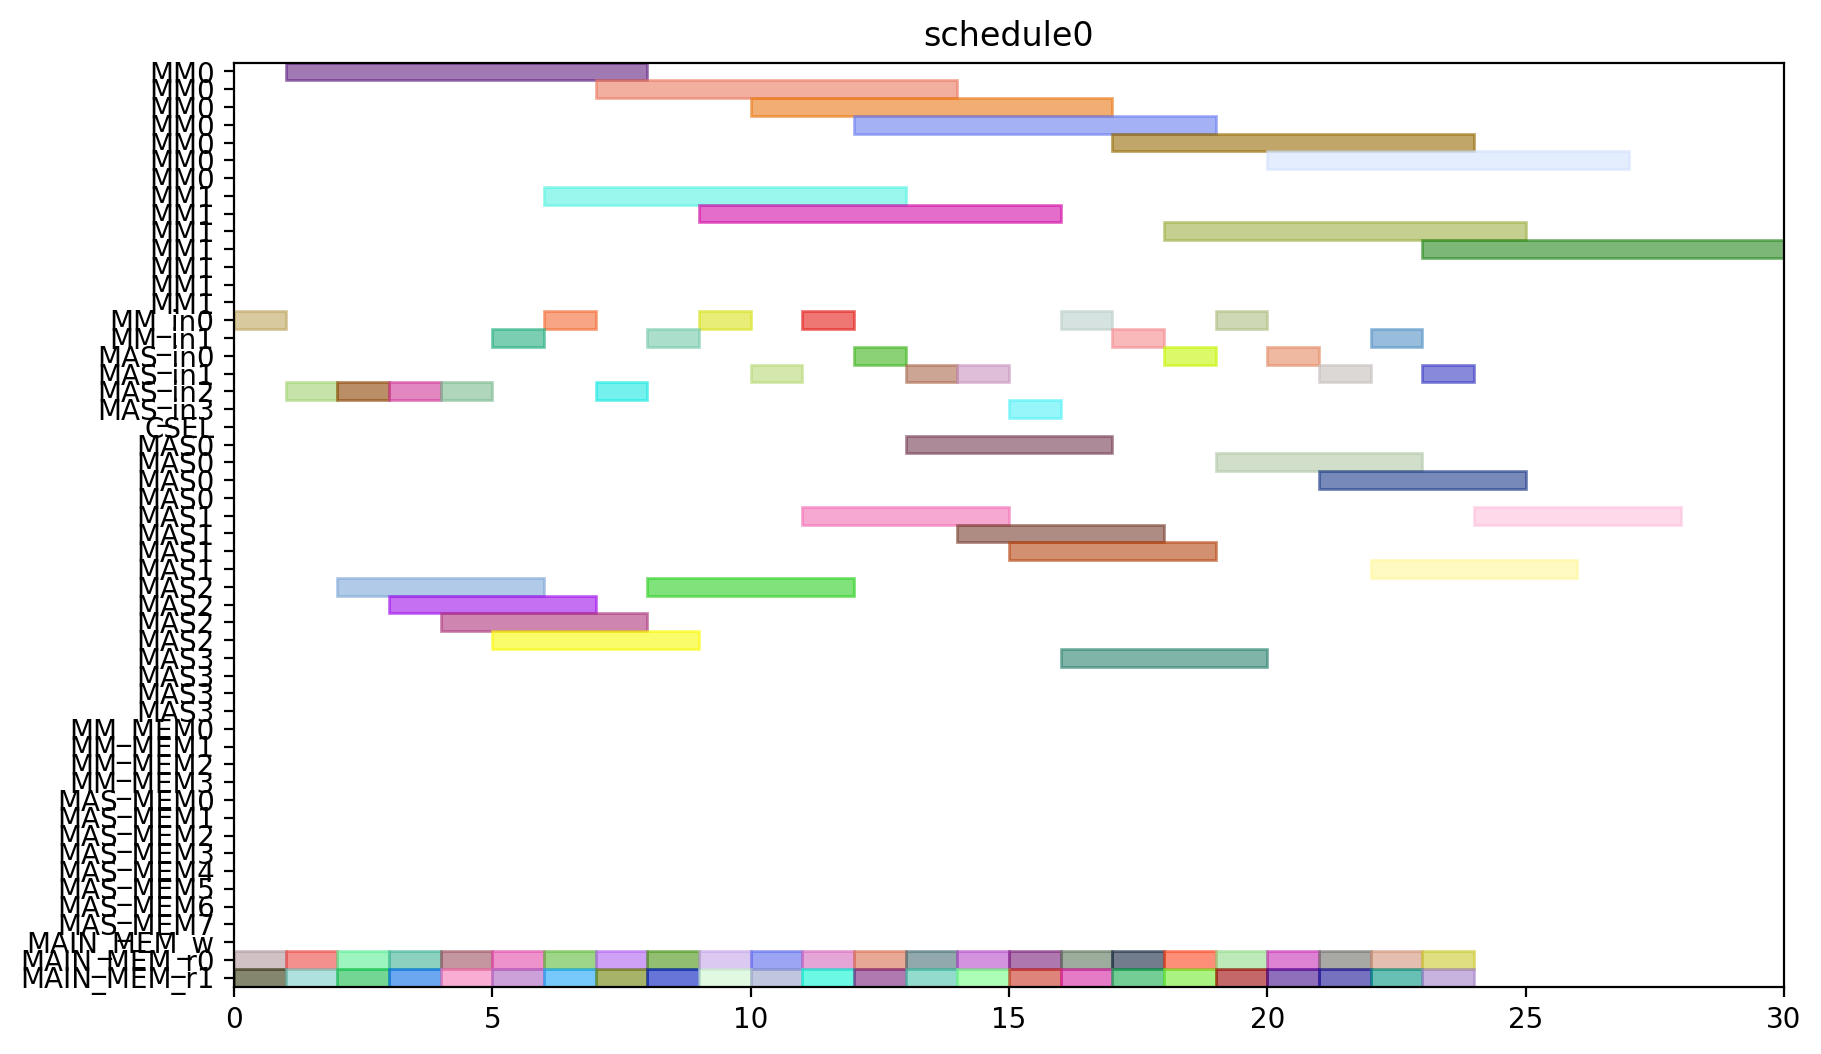

Source code (Python):
from pyschedule import Scenario, solvers, plotters, alt


def solve():
	horizon = 120
	S = Scenario("schedule0", horizon=horizon)

	# resource
	MM = S.Resources('MM', num=2, size=7)
	MM_in = S.Resources('MM_in', num=2)
	MAS_in = S.Resources('MAS_in', num=4)
	CSEL = S.Resource('CSEL')
	MAS = S.Resources('MAS', num=4, size=4, periods=range(1, horizon))
	MM_MEM = S.Resources('MM_MEM', num=4)
	MAS_MEM = S.Resources('MAS_MEM', num=8)
	MAIN_MEM_w = S.Resource('MAIN_MEM_w', size=1)
	MAIN_MEM_r = S.Resources('MAIN_MEM_r', num=2)

	# result of previous scheduling

	# new tasks
	t0_t0 = S.Task('t0_t0', length=4, delay_cost=1)
	t0_t0 += alt(MAS)
	t0_t0_in = S.Task('t0_t0_in', length=1, delay_cost=1)
	t0_t0_in += alt(MAS_in)
	S += t0_t0_in*MAS_in[0]<=t0_t0*MAS[0]

	S += t0_t0_in*MAS_in[1]<=t0_t0*MAS[1]

	S += t0_t0_in*MAS_in[2]<=t0_t0*MAS[2]

	S += t0_t0_in*MAS_in[3]<=t0_t0*MAS[3]

	t0_t0_mem0 = S.Task('t0_t0_mem0', length=1, delay_cost=1)
	t0_t0_mem0 += MAIN_MEM_r[0]
	S += t0_t0_mem0 <= t0_t0

	t0_t0_mem1 = S.Task('t0_t0_mem1', length=1, delay_cost=1)
	t0_t0_mem1 += MAIN_MEM_r[1]
	S += t0_t0_mem1 <= t0_t0

	t0_t1 = S.Task('t0_t1', length=4, delay_cost=1)
	t0_t1 += alt(MAS)
	t0_t1_in = S.Task('t0_t1_in', length=1, delay_cost=1)
	t0_t1_in += alt(MAS_in)
	S += t0_t1_in*MAS_in[0]<=t0_t1*MAS[0]

	S += t0_t1_in*MAS_in[1]<=t0_t1*MAS[1]

	S += t0_t1_in*MAS_in[2]<=t0_t1*MAS[2]

	S += t0_t1_in*MAS_in[3]<=t0_t1*MAS[3]

	t0_t1_mem0 = S.Task('t0_t1_mem0', length=1, delay_cost=1)
	t0_t1_mem0 += MAIN_MEM_r[0]
	S += t0_t1_mem0 <= t0_t1

	t0_t1_mem1 = S.Task('t0_t1_mem1', length=1, delay_cost=1)
	t0_t1_mem1 += MAIN_MEM_r[1]
	S += t0_t1_mem1 <= t0_t1

	t0_t3 = S.Task('t0_t3', length=7, delay_cost=1)
	t0_t3 += alt(MM)
	t0_t3_in = S.Task('t0_t3_in', length=1, delay_cost=1)
	t0_t3_in += alt(MM_in)
	S += t0_t3_in*MM_in[0]<=t0_t3*MM[0]
	S += t0_t3_in*MM_in[1]<=t0_t3*MM[1]
	t0_t3_mem0 = S.Task('t0_t3_mem0', length=1, delay_cost=1)
	t0_t3_mem0 += MAIN_MEM_r[0]
	S += t0_t3_mem0 <= t0_t3

	t0_t3_mem1 = S.Task('t0_t3_mem1', length=1, delay_cost=1)
	t0_t3_mem1 += MAIN_MEM_r[1]
	S += t0_t3_mem1 <= t0_t3

	t10 = S.Task('t10', length=4, delay_cost=1)
	t10 += alt(MAS)
	t10_in = S.Task('t10_in', length=1, delay_cost=1)
	t10_in += alt(MAS_in)
	S += t10_in*MAS_in[0]<=t10*MAS[0]

	S += t10_in*MAS_in[1]<=t10*MAS[1]

	S += t10_in*MAS_in[2]<=t10*MAS[2]

	S += t10_in*MAS_in[3]<=t10*MAS[3]

	t10_mem0 = S.Task('t10_mem0', length=1, delay_cost=1)
	t10_mem0 += MAIN_MEM_r[0]
	S += t10_mem0 <= t10

	t10_mem1 = S.Task('t10_mem1', length=1, delay_cost=1)
	t10_mem1 += MAIN_MEM_r[1]
	S += t10_mem1 <= t10

	t11 = S.Task('t11', length=4, delay_cost=1)
	t11 += alt(MAS)
	t11_in = S.Task('t11_in', length=1, delay_cost=1)
	t11_in += alt(MAS_in)
	S += t11_in*MAS_in[0]<=t11*MAS[0]

	S += t11_in*MAS_in[1]<=t11*MAS[1]

	S += t11_in*MAS_in[2]<=t11*MAS[2]

	S += t11_in*MAS_in[3]<=t11*MAS[3]

	t11_mem0 = S.Task('t11_mem0', length=1, delay_cost=1)
	t11_mem0 += MAIN_MEM_r[0]
	S += t11_mem0 <= t11

	t11_mem1 = S.Task('t11_mem1', length=1, delay_cost=1)
	t11_mem1 += MAIN_MEM_r[1]
	S += t11_mem1 <= t11

	t3_t0 = S.Task('t3_t0', length=7, delay_cost=1)
	t3_t0 += alt(MM)
	t3_t0_in = S.Task('t3_t0_in', length=1, delay_cost=1)
	t3_t0_in += alt(MM_in)
	S += t3_t0_in*MM_in[0]<=t3_t0*MM[0]
	S += t3_t0_in*MM_in[1]<=t3_t0*MM[1]
	t3_t0_mem0 = S.Task('t3_t0_mem0', length=1, delay_cost=1)
	t3_t0_mem0 += MAIN_MEM_r[0]
	S += t3_t0_mem0 <= t3_t0

	t3_t0_mem1 = S.Task('t3_t0_mem1', length=1, delay_cost=1)
	t3_t0_mem1 += MAIN_MEM_r[1]
	S += t3_t0_mem1 <= t3_t0

	t3_t1 = S.Task('t3_t1', length=7, delay_cost=1)
	t3_t1 += alt(MM)
	t3_t1_in = S.Task('t3_t1_in', length=1, delay_cost=1)
	t3_t1_in += alt(MM_in)
	S += t3_t1_in*MM_in[0]<=t3_t1*MM[0]
	S += t3_t1_in*MM_in[1]<=t3_t1*MM[1]
	t3_t1_mem0 = S.Task('t3_t1_mem0', length=1, delay_cost=1)
	t3_t1_mem0 += MAIN_MEM_r[0]
	S += t3_t1_mem0 <= t3_t1

	t3_t1_mem1 = S.Task('t3_t1_mem1', length=1, delay_cost=1)
	t3_t1_mem1 += MAIN_MEM_r[1]
	S += t3_t1_mem1 <= t3_t1

	t3_t2 = S.Task('t3_t2', length=4, delay_cost=1)
	t3_t2 += alt(MAS)
	t3_t2_in = S.Task('t3_t2_in', length=1, delay_cost=1)
	t3_t2_in += alt(MAS_in)
	S += t3_t2_in*MAS_in[0]<=t3_t2*MAS[0]

	S += t3_t2_in*MAS_in[1]<=t3_t2*MAS[1]

	S += t3_t2_in*MAS_in[2]<=t3_t2*MAS[2]

	S += t3_t2_in*MAS_in[3]<=t3_t2*MAS[3]

	t3_t2_mem0 = S.Task('t3_t2_mem0', length=1, delay_cost=1)
	t3_t2_mem0 += MAIN_MEM_r[0]
	S += t3_t2_mem0 <= t3_t2

	t3_t2_mem1 = S.Task('t3_t2_mem1', length=1, delay_cost=1)
	t3_t2_mem1 += MAIN_MEM_r[1]
	S += t3_t2_mem1 <= t3_t2

	t3_t3 = S.Task('t3_t3', length=4, delay_cost=1)
	t3_t3 += alt(MAS)
	t3_t3_in = S.Task('t3_t3_in', length=1, delay_cost=1)
	t3_t3_in += alt(MAS_in)
	S += t3_t3_in*MAS_in[0]<=t3_t3*MAS[0]

	S += t3_t3_in*MAS_in[1]<=t3_t3*MAS[1]

	S += t3_t3_in*MAS_in[2]<=t3_t3*MAS[2]

	S += t3_t3_in*MAS_in[3]<=t3_t3*MAS[3]

	t3_t3_mem0 = S.Task('t3_t3_mem0', length=1, delay_cost=1)
	t3_t3_mem0 += MAIN_MEM_r[0]
	S += t3_t3_mem0 <= t3_t3

	t3_t3_mem1 = S.Task('t3_t3_mem1', length=1, delay_cost=1)
	t3_t3_mem1 += MAIN_MEM_r[1]
	S += t3_t3_mem1 <= t3_t3

	t4_t0 = S.Task('t4_t0', length=4, delay_cost=1)
	t4_t0 += alt(MAS)
	t4_t0_in = S.Task('t4_t0_in', length=1, delay_cost=1)
	t4_t0_in += alt(MAS_in)
	S += t4_t0_in*MAS_in[0]<=t4_t0*MAS[0]

	S += t4_t0_in*MAS_in[1]<=t4_t0*MAS[1]

	S += t4_t0_in*MAS_in[2]<=t4_t0*MAS[2]

	S += t4_t0_in*MAS_in[3]<=t4_t0*MAS[3]

	t4_t0_mem0 = S.Task('t4_t0_mem0', length=1, delay_cost=1)
	t4_t0_mem0 += MAIN_MEM_r[0]
	S += t4_t0_mem0 <= t4_t0

	t4_t0_mem1 = S.Task('t4_t0_mem1', length=1, delay_cost=1)
	t4_t0_mem1 += MAIN_MEM_r[1]
	S += t4_t0_mem1 <= t4_t0

	t4_t1 = S.Task('t4_t1', length=4, delay_cost=1)
	t4_t1 += alt(MAS)
	t4_t1_in = S.Task('t4_t1_in', length=1, delay_cost=1)
	t4_t1_in += alt(MAS_in)
	S += t4_t1_in*MAS_in[0]<=t4_t1*MAS[0]

	S += t4_t1_in*MAS_in[1]<=t4_t1*MAS[1]

	S += t4_t1_in*MAS_in[2]<=t4_t1*MAS[2]

	S += t4_t1_in*MAS_in[3]<=t4_t1*MAS[3]

	t4_t1_mem0 = S.Task('t4_t1_mem0', length=1, delay_cost=1)
	t4_t1_mem0 += MAIN_MEM_r[0]
	S += t4_t1_mem0 <= t4_t1

	t4_t1_mem1 = S.Task('t4_t1_mem1', length=1, delay_cost=1)
	t4_t1_mem1 += MAIN_MEM_r[1]
	S += t4_t1_mem1 <= t4_t1

	t4_t3 = S.Task('t4_t3', length=7, delay_cost=1)
	t4_t3 += alt(MM)
	t4_t3_in = S.Task('t4_t3_in', length=1, delay_cost=1)
	t4_t3_in += alt(MM_in)
	S += t4_t3_in*MM_in[0]<=t4_t3*MM[0]
	S += t4_t3_in*MM_in[1]<=t4_t3*MM[1]
	t4_t3_mem0 = S.Task('t4_t3_mem0', length=1, delay_cost=1)
	t4_t3_mem0 += MAIN_MEM_r[0]
	S += t4_t3_mem0 <= t4_t3

	t4_t3_mem1 = S.Task('t4_t3_mem1', length=1, delay_cost=1)
	t4_t3_mem1 += MAIN_MEM_r[1]
	S += t4_t3_mem1 <= t4_t3

	t5_t0 = S.Task('t5_t0', length=7, delay_cost=1)
	t5_t0 += alt(MM)
	t5_t0_in = S.Task('t5_t0_in', length=1, delay_cost=1)
	t5_t0_in += alt(MM_in)
	S += t5_t0_in*MM_in[0]<=t5_t0*MM[0]
	S += t5_t0_in*MM_in[1]<=t5_t0*MM[1]
	t5_t0_mem0 = S.Task('t5_t0_mem0', length=1, delay_cost=1)
	t5_t0_mem0 += MAIN_MEM_r[0]
	S += t5_t0_mem0 <= t5_t0

	t5_t0_mem1 = S.Task('t5_t0_mem1', length=1, delay_cost=1)
	t5_t0_mem1 += MAIN_MEM_r[1]
	S += t5_t0_mem1 <= t5_t0

	t5_t1 = S.Task('t5_t1', length=7, delay_cost=1)
	t5_t1 += alt(MM)
	t5_t1_in = S.Task('t5_t1_in', length=1, delay_cost=1)
	t5_t1_in += alt(MM_in)
	S += t5_t1_in*MM_in[0]<=t5_t1*MM[0]
	S += t5_t1_in*MM_in[1]<=t5_t1*MM[1]
	t5_t1_mem0 = S.Task('t5_t1_mem0', length=1, delay_cost=1)
	t5_t1_mem0 += MAIN_MEM_r[0]
	S += t5_t1_mem0 <= t5_t1

	t5_t1_mem1 = S.Task('t5_t1_mem1', length=1, delay_cost=1)
	t5_t1_mem1 += MAIN_MEM_r[1]
	S += t5_t1_mem1 <= t5_t1

	t5_t2 = S.Task('t5_t2', length=4, delay_cost=1)
	t5_t2 += alt(MAS)
	t5_t2_in = S.Task('t5_t2_in', length=1, delay_cost=1)
	t5_t2_in += alt(MAS_in)
	S += t5_t2_in*MAS_in[0]<=t5_t2*MAS[0]

	S += t5_t2_in*MAS_in[1]<=t5_t2*MAS[1]

	S += t5_t2_in*MAS_in[2]<=t5_t2*MAS[2]

	S += t5_t2_in*MAS_in[3]<=t5_t2*MAS[3]

	t5_t2_mem0 = S.Task('t5_t2_mem0', length=1, delay_cost=1)
	t5_t2_mem0 += MAIN_MEM_r[0]
	S += t5_t2_mem0 <= t5_t2

	t5_t2_mem1 = S.Task('t5_t2_mem1', length=1, delay_cost=1)
	t5_t2_mem1 += MAIN_MEM_r[1]
	S += t5_t2_mem1 <= t5_t2

	t5_t3 = S.Task('t5_t3', length=4, delay_cost=1)
	t5_t3 += alt(MAS)
	t5_t3_in = S.Task('t5_t3_in', length=1, delay_cost=1)
	t5_t3_in += alt(MAS_in)
	S += t5_t3_in*MAS_in[0]<=t5_t3*MAS[0]

	S += t5_t3_in*MAS_in[1]<=t5_t3*MAS[1]

	S += t5_t3_in*MAS_in[2]<=t5_t3*MAS[2]

	S += t5_t3_in*MAS_in[3]<=t5_t3*MAS[3]

	t5_t3_mem0 = S.Task('t5_t3_mem0', length=1, delay_cost=1)
	t5_t3_mem0 += MAIN_MEM_r[0]
	S += t5_t3_mem0 <= t5_t3

	t5_t3_mem1 = S.Task('t5_t3_mem1', length=1, delay_cost=1)
	t5_t3_mem1 += MAIN_MEM_r[1]
	S += t5_t3_mem1 <= t5_t3

	t6_t0 = S.Task('t6_t0', length=7, delay_cost=1)
	t6_t0 += alt(MM)
	t6_t0_in = S.Task('t6_t0_in', length=1, delay_cost=1)
	t6_t0_in += alt(MM_in)
	S += t6_t0_in*MM_in[0]<=t6_t0*MM[0]
	S += t6_t0_in*MM_in[1]<=t6_t0*MM[1]
	t6_t0_mem0 = S.Task('t6_t0_mem0', length=1, delay_cost=1)
	t6_t0_mem0 += MAIN_MEM_r[0]
	S += t6_t0_mem0 <= t6_t0

	t6_t0_mem1 = S.Task('t6_t0_mem1', length=1, delay_cost=1)
	t6_t0_mem1 += MAIN_MEM_r[1]
	S += t6_t0_mem1 <= t6_t0

	t6_t1 = S.Task('t6_t1', length=7, delay_cost=1)
	t6_t1 += alt(MM)
	t6_t1_in = S.Task('t6_t1_in', length=1, delay_cost=1)
	t6_t1_in += alt(MM_in)
	S += t6_t1_in*MM_in[0]<=t6_t1*MM[0]
	S += t6_t1_in*MM_in[1]<=t6_t1*MM[1]
	t6_t1_mem0 = S.Task('t6_t1_mem0', length=1, delay_cost=1)
	t6_t1_mem0 += MAIN_MEM_r[0]
	S += t6_t1_mem0 <= t6_t1

	t6_t1_mem1 = S.Task('t6_t1_mem1', length=1, delay_cost=1)
	t6_t1_mem1 += MAIN_MEM_r[1]
	S += t6_t1_mem1 <= t6_t1

	t6_t2 = S.Task('t6_t2', length=4, delay_cost=1)
	t6_t2 += alt(MAS)
	t6_t2_in = S.Task('t6_t2_in', length=1, delay_cost=1)
	t6_t2_in += alt(MAS_in)
	S += t6_t2_in*MAS_in[0]<=t6_t2*MAS[0]

	S += t6_t2_in*MAS_in[1]<=t6_t2*MAS[1]

	S += t6_t2_in*MAS_in[2]<=t6_t2*MAS[2]

	S += t6_t2_in*MAS_in[3]<=t6_t2*MAS[3]

	t6_t2_mem0 = S.Task('t6_t2_mem0', length=1, delay_cost=1)
	t6_t2_mem0 += MAIN_MEM_r[0]
	S += t6_t2_mem0 <= t6_t2

	t6_t2_mem1 = S.Task('t6_t2_mem1', length=1, delay_cost=1)
	t6_t2_mem1 += MAIN_MEM_r[1]
	S += t6_t2_mem1 <= t6_t2

	t6_t3 = S.Task('t6_t3', length=4, delay_cost=1)
	t6_t3 += alt(MAS)
	t6_t3_in = S.Task('t6_t3_in', length=1, delay_cost=1)
	t6_t3_in += alt(MAS_in)
	S += t6_t3_in*MAS_in[0]<=t6_t3*MAS[0]

	S += t6_t3_in*MAS_in[1]<=t6_t3*MAS[1]

	S += t6_t3_in*MAS_in[2]<=t6_t3*MAS[2]

	S += t6_t3_in*MAS_in[3]<=t6_t3*MAS[3]

	t6_t3_mem0 = S.Task('t6_t3_mem0', length=1, delay_cost=1)
	t6_t3_mem0 += MAIN_MEM_r[0]
	S += t6_t3_mem0 <= t6_t3

	t6_t3_mem1 = S.Task('t6_t3_mem1', length=1, delay_cost=1)
	t6_t3_mem1 += MAIN_MEM_r[1]
	S += t6_t3_mem1 <= t6_t3

	t7_t0 = S.Task('t7_t0', length=7, delay_cost=1)
	t7_t0 += alt(MM)
	t7_t0_in = S.Task('t7_t0_in', length=1, delay_cost=1)
	t7_t0_in += alt(MM_in)
	S += t7_t0_in*MM_in[0]<=t7_t0*MM[0]
	S += t7_t0_in*MM_in[1]<=t7_t0*MM[1]
	t7_t0_mem0 = S.Task('t7_t0_mem0', length=1, delay_cost=1)
	t7_t0_mem0 += MAIN_MEM_r[0]
	S += t7_t0_mem0 <= t7_t0

	t7_t0_mem1 = S.Task('t7_t0_mem1', length=1, delay_cost=1)
	t7_t0_mem1 += MAIN_MEM_r[1]
	S += t7_t0_mem1 <= t7_t0

	t7_t1 = S.Task('t7_t1', length=7, delay_cost=1)
	t7_t1 += alt(MM)
	t7_t1_in = S.Task('t7_t1_in', length=1, delay_cost=1)
	t7_t1_in += alt(MM_in)
	S += t7_t1_in*MM_in[0]<=t7_t1*MM[0]
	S += t7_t1_in*MM_in[1]<=t7_t1*MM[1]
	t7_t1_mem0 = S.Task('t7_t1_mem0', length=1, delay_cost=1)
	t7_t1_mem0 += MAIN_MEM_r[0]
	S += t7_t1_mem0 <= t7_t1

	t7_t1_mem1 = S.Task('t7_t1_mem1', length=1, delay_cost=1)
	t7_t1_mem1 += MAIN_MEM_r[1]
	S += t7_t1_mem1 <= t7_t1

	t7_t2 = S.Task('t7_t2', length=4, delay_cost=1)
	t7_t2 += alt(MAS)
	t7_t2_in = S.Task('t7_t2_in', length=1, delay_cost=1)
	t7_t2_in += alt(MAS_in)
	S += t7_t2_in*MAS_in[0]<=t7_t2*MAS[0]

	S += t7_t2_in*MAS_in[1]<=t7_t2*MAS[1]

	S += t7_t2_in*MAS_in[2]<=t7_t2*MAS[2]

	S += t7_t2_in*MAS_in[3]<=t7_t2*MAS[3]

	t7_t2_mem0 = S.Task('t7_t2_mem0', length=1, delay_cost=1)
	t7_t2_mem0 += MAIN_MEM_r[0]
	S += t7_t2_mem0 <= t7_t2

	t7_t2_mem1 = S.Task('t7_t2_mem1', length=1, delay_cost=1)
	t7_t2_mem1 += MAIN_MEM_r[1]
	S += t7_t2_mem1 <= t7_t2

	t7_t3 = S.Task('t7_t3', length=4, delay_cost=1)
	t7_t3 += alt(MAS)
	t7_t3_in = S.Task('t7_t3_in', length=1, delay_cost=1)
	t7_t3_in += alt(MAS_in)
	S += t7_t3_in*MAS_in[0]<=t7_t3*MAS[0]

	S += t7_t3_in*MAS_in[1]<=t7_t3*MAS[1]

	S += t7_t3_in*MAS_in[2]<=t7_t3*MAS[2]

	S += t7_t3_in*MAS_in[3]<=t7_t3*MAS[3]

	t7_t3_mem0 = S.Task('t7_t3_mem0', length=1, delay_cost=1)
	t7_t3_mem0 += MAIN_MEM_r[0]
	S += t7_t3_mem0 <= t7_t3

	t7_t3_mem1 = S.Task('t7_t3_mem1', length=1, delay_cost=1)
	t7_t3_mem1 += MAIN_MEM_r[1]
	S += t7_t3_mem1 <= t7_t3

	solvers.mip.solve(S,msg=1,kind='CPLEX',ratio_gap=1.01)

	solution = [['hoge']*len(S.solution()[1]) for i in range(len(S.solution()))]
	for i in range(len(S.solution())):
		for j in range(len(S.solution()[i])):
			solution[i][j]=str(S.solution()[i][j])
	print(solution)

	cycles = int(solution[-1][3])

	pic_file_name = "/mnt/rose/usr1/fukuda/ABE/multiRAM_multiMAS_16mux/scheduling_result/stage7MM2_stage4MAS4/SQR012345/schedule0.png"
	if(S.solution() != []):
		plotters.matplotlib.plot(S,img_filename=pic_file_name, show_task_labels=False, fig_size=(cycles*0.25+3, 6))

	return solution
